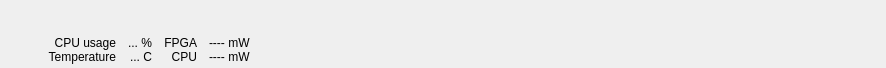
<?xml version="1.0" encoding="UTF-8"?>
<ui version="4.0">
 <class>TopPanel</class>
 <widget class="QWidget" name="TopPanel">
  <property name="geometry">
   <rect>
    <x>0</x>
    <y>0</y>
    <width>886</width>
    <height>68</height>
   </rect>
  </property>
  <property name="sizePolicy">
   <sizepolicy hsizetype="MinimumExpanding" vsizetype="Minimum">
    <horstretch>0</horstretch>
    <verstretch>0</verstretch>
   </sizepolicy>
  </property>
  <layout class="QHBoxLayout" name="horizontalLayout">
   <property name="spacing">
    <number>4</number>
   </property>
   <property name="leftMargin">
    <number>4</number>
   </property>
   <property name="topMargin">
    <number>4</number>
   </property>
   <property name="rightMargin">
    <number>4</number>
   </property>
   <property name="bottomMargin">
    <number>4</number>
   </property>
   <item>
    <widget class="QPushButton" name="pbTopicLogo">
     <property name="sizePolicy">
      <sizepolicy hsizetype="Minimum" vsizetype="MinimumExpanding">
       <horstretch>0</horstretch>
       <verstretch>0</verstretch>
      </sizepolicy>
     </property>
     <property name="focusPolicy">
      <enum>Qt::NoFocus</enum>
     </property>
     <property name="text">
      <string/>
     </property>
     <property name="icon">
      <iconset resource="resources.qrc">
       <normaloff>:/image/topic</normaloff>:/image/topic</iconset>
     </property>
     <property name="iconSize">
      <size>
       <width>73</width>
       <height>40</height>
      </size>
     </property>
     <property name="flat">
      <bool>true</bool>
     </property>
    </widget>
   </item>
   <item>
    <widget class="QWidget" name="wMetrics" native="true">
     <property name="sizePolicy">
      <sizepolicy hsizetype="Minimum" vsizetype="Minimum">
       <horstretch>0</horstretch>
       <verstretch>0</verstretch>
      </sizepolicy>
     </property>
     <layout class="QHBoxLayout" name="horizontalLayout_3">
      <property name="spacing">
       <number>0</number>
      </property>
      <property name="leftMargin">
       <number>0</number>
      </property>
      <property name="topMargin">
       <number>0</number>
      </property>
      <property name="rightMargin">
       <number>0</number>
      </property>
      <property name="bottomMargin">
       <number>0</number>
      </property>
      <item>
       <widget class="QWidget" name="widgetCpuMetrics" native="true">
        <property name="sizePolicy">
         <sizepolicy hsizetype="Minimum" vsizetype="Minimum">
          <horstretch>0</horstretch>
          <verstretch>0</verstretch>
         </sizepolicy>
        </property>
        <layout class="QVBoxLayout" name="verticalLayout">
         <property name="spacing">
          <number>0</number>
         </property>
         <property name="leftMargin">
          <number>0</number>
         </property>
         <property name="topMargin">
          <number>0</number>
         </property>
         <property name="rightMargin">
          <number>0</number>
         </property>
         <property name="bottomMargin">
          <number>0</number>
         </property>
         <item>
          <spacer name="verticalSpacer">
           <property name="orientation">
            <enum>Qt::Vertical</enum>
           </property>
           <property name="sizeHint" stdset="0">
            <size>
             <width>0</width>
             <height>0</height>
            </size>
           </property>
          </spacer>
         </item>
         <item>
          <layout class="QGridLayout" name="gridLayout">
           <property name="horizontalSpacing">
            <number>12</number>
           </property>
           <item row="0" column="0">
            <widget class="QLabel" name="label_4">
             <property name="text">
              <string>CPU usage</string>
             </property>
             <property name="alignment">
              <set>Qt::AlignRight|Qt::AlignTrailing|Qt::AlignVCenter</set>
             </property>
            </widget>
           </item>
           <item row="0" column="1">
            <widget class="QLabel" name="lblCPU">
             <property name="text">
              <string>... %</string>
             </property>
             <property name="alignment">
              <set>Qt::AlignRight|Qt::AlignTrailing|Qt::AlignVCenter</set>
             </property>
            </widget>
           </item>
           <item row="1" column="0">
            <widget class="QLabel" name="label_6">
             <property name="text">
              <string>Temperature</string>
             </property>
             <property name="alignment">
              <set>Qt::AlignRight|Qt::AlignTrailing|Qt::AlignVCenter</set>
             </property>
            </widget>
           </item>
           <item row="1" column="1">
            <widget class="QLabel" name="lblTemperature">
             <property name="text">
              <string>... C</string>
             </property>
             <property name="alignment">
              <set>Qt::AlignRight|Qt::AlignTrailing|Qt::AlignVCenter</set>
             </property>
            </widget>
           </item>
           <item row="0" column="2">
            <widget class="QLabel" name="label_2">
             <property name="text">
              <string>FPGA</string>
             </property>
             <property name="alignment">
              <set>Qt::AlignRight|Qt::AlignTrailing|Qt::AlignVCenter</set>
             </property>
            </widget>
           </item>
           <item row="0" column="3">
            <widget class="QLabel" name="lblCurrentFpga">
             <property name="minimumSize">
              <size>
               <width>66</width>
               <height>0</height>
              </size>
             </property>
             <property name="text">
              <string>---- mW</string>
             </property>
            </widget>
           </item>
           <item row="1" column="2">
            <widget class="QLabel" name="label_8">
             <property name="text">
              <string>CPU</string>
             </property>
             <property name="alignment">
              <set>Qt::AlignRight|Qt::AlignTrailing|Qt::AlignVCenter</set>
             </property>
            </widget>
           </item>
           <item row="1" column="3">
            <widget class="QLabel" name="lblCurrentCpu">
             <property name="minimumSize">
              <size>
               <width>66</width>
               <height>0</height>
              </size>
             </property>
             <property name="text">
              <string>---- mW</string>
             </property>
            </widget>
           </item>
          </layout>
         </item>
        </layout>
       </widget>
      </item>
     </layout>
    </widget>
   </item>
   <item>
    <spacer name="horizontalSpacer">
     <property name="orientation">
      <enum>Qt::Horizontal</enum>
     </property>
     <property name="sizeHint" stdset="0">
      <size>
       <width>189</width>
       <height>20</height>
      </size>
     </property>
    </spacer>
   </item>
   <item>
    <widget class="QLabel" name="lblPuzzlePieces">
     <property name="sizePolicy">
      <sizepolicy hsizetype="Minimum" vsizetype="Minimum">
       <horstretch>0</horstretch>
       <verstretch>0</verstretch>
      </sizepolicy>
     </property>
     <property name="minimumSize">
      <size>
       <width>345</width>
       <height>60</height>
      </size>
     </property>
     <property name="styleSheet">
      <string notr="true">image: url(:/image/ecosystem);</string>
     </property>
     <property name="text">
      <string/>
     </property>
     <property name="scaledContents">
      <bool>false</bool>
     </property>
     <property name="alignment">
      <set>Qt::AlignRight|Qt::AlignTrailing|Qt::AlignVCenter</set>
     </property>
    </widget>
   </item>
  </layout>
 </widget>
 <resources>
  <include location="resources.qrc"/>
 </resources>
 <connections/>
</ui>
